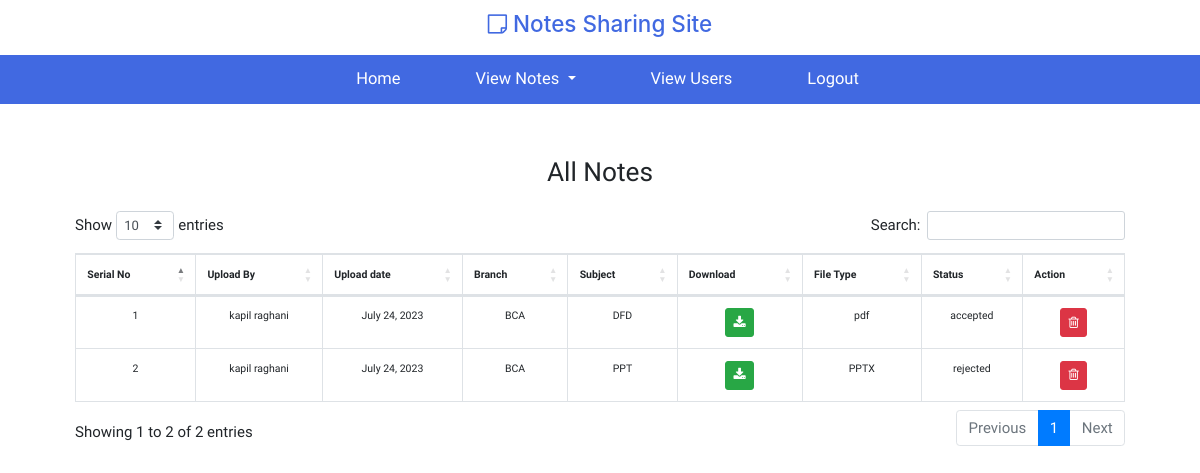
The page /view-notes/All (signed in) on the database as committed earlier.
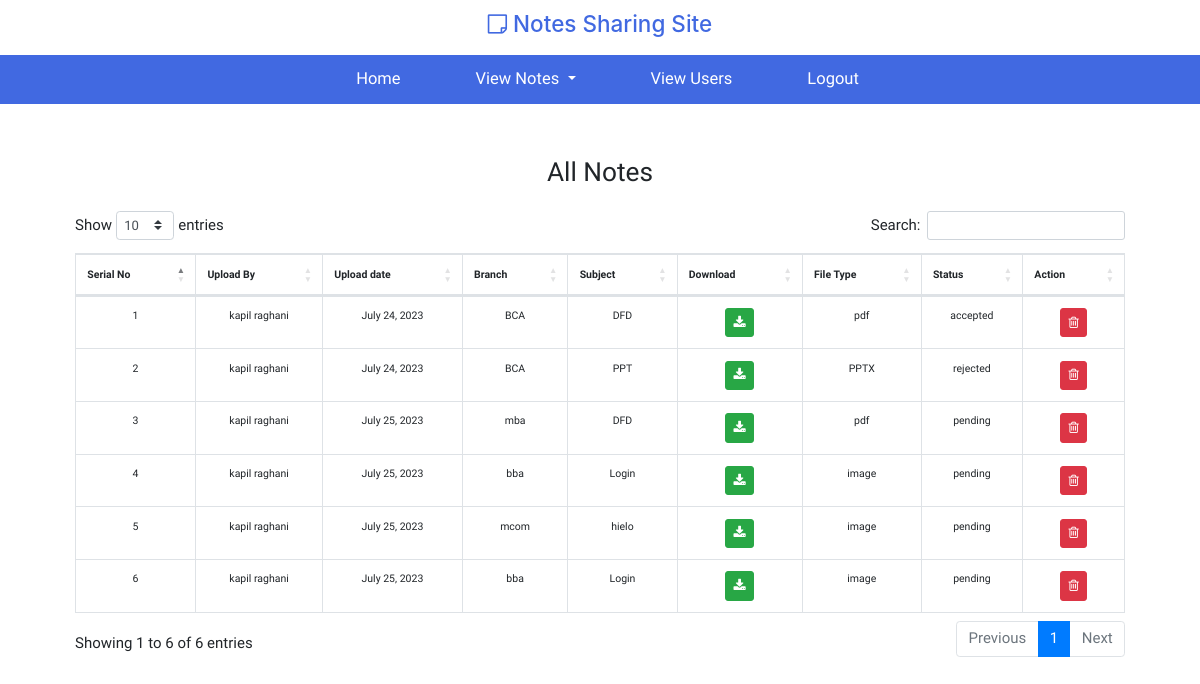
The same page on the database as committed later.
### notes/models.py (models this page shows, shortened)
class Note(models.Model):
    user=models.ForeignKey(User,on_delete=models.CASCADE)
    uploadDate=models.DateField()
    branch=models.CharField(max_length=30)
    subject=models.CharField(max_length=30)
    NotesFile=models.FileField(upload_to="docs")
    type=models.CharField(max_length=30)
    Decription=models.CharField(max_length=100,null=True)
    status=models.CharField(max_length=20)

### notes/views.py (the view)
# urls.py: path("view-notes/All", allNotes, name="allNotes"),
def allNotes(request):
    if not request.user.is_authenticated:
        return render("adminLogin")
    notes = Note.objects.all()
    d = {"notes": notes}
    return render(request, "allNotes.html", d)

### notes/templates/allNotes.html (shortened to what this page needs)
{% extends 'adminNavigation.html'%}
{% load static %}
{% block body %}
<link rel="stylesheet" href="https://cdnjs.cloudflare.com/ajax/libs/twitter-bootstrap/4.5.2/css/bootstrap.css">
<link rel="stylesheet" href="https://cdn.datatables.net/1.13.5/css/dataTables.bootstrap4.min.css">
<link rel="stylesheet" href="{% static 'css/style.css'%}">
<link rel="stylesheet" href="{% static 'css/admin.css'%}">
<div class="container mt-2 p-5">
    <div class="row">
        <div class="col-12 text-center ">
            <h3>All Notes </h3>
        </div>
        <div class="col-12  mt-3 overflow-auto">
            <table class="table table-bordered text-center" id="viewNotes">
                <thead>
                    <tr>
                        <th>Serial No</th>
                        <th>Upload By</th>
                        <th>Upload date</th>
                        <th>Branch</th>
                        <th>Subject</th>
                        <th>Download</th>
                        <th>File Type</th>
                        <th>Status</th>
                        <th>Action</th>
                     </tr>
                </thead>
                <tbody>
                    {% for i in notes %}
                    <tr>
                        <td>{{forloop.counter}}</td>
                        <td>{{i.user.first_name}} {{i.user.last_name}}</td>
                        <td>{{i.uploadDate}}</td>
                        <td>{{i.branch}}</td>
                        <td>{{i.subject}}</td>
                        <td><a href="{{i.NotesFile.url}}" class="btn btn-success btn-sm" download><span
                            class="fa fa-download"></span></a></td>
                        <td>{{i.type}}</td>
                        <td>{{i.status}}</td>
                        <td><a href="{%url 'delPendingNotes' i.id%}" class="btn btn-sm btn-danger"><span
                            class="fa fa-trash-o"></span></a></td>
                    </tr>
                    {% endfor%}
                </tbody>
            </table>
        </div>
    </div>
</div>
{% endblock %}

Rows that differ between the two databases and show on the page:
added Note: user.first_name "kapil", user.last_name "raghani", uploadDate "July 25, 2023", branch "mba", subject "DFD", type "pdf", status "pending"
added Note: user.first_name "kapil", user.last_name "raghani", uploadDate "July 25, 2023", branch "bba", subject "Login", type "image", status "pending"
added Note: user.first_name "kapil", user.last_name "raghani", uploadDate "July 25, 2023", branch "mcom", subject "hielo", type "image", status "pending"
added Note: user.first_name "kapil", user.last_name "raghani", uploadDate "July 25, 2023", branch "bba", subject "Login", type "image", status "pending"
Other text that changed with them:
text written by a page script: "Show entries Search: Showing 1 to 2 of 2 entries Previous 1 Next" → "Show entries Search: Showing 1 to 6 of 6 entries Previous 1 Next"
